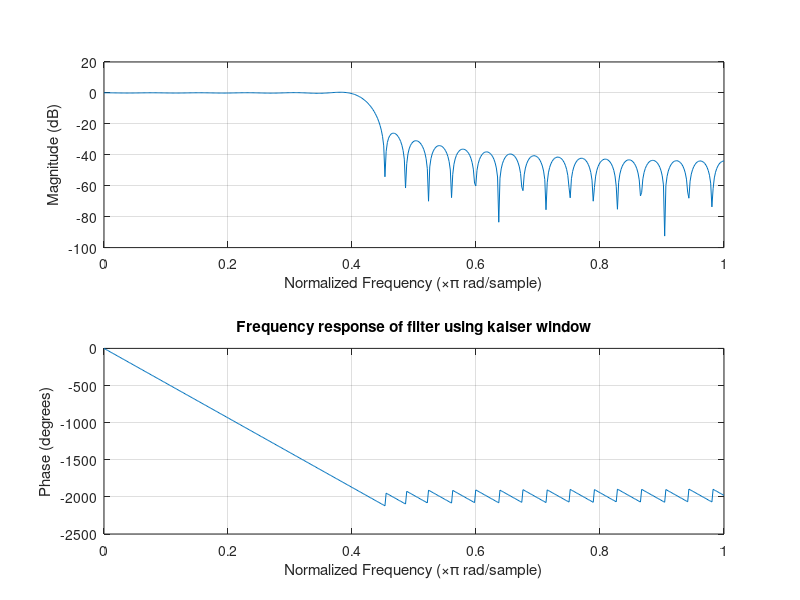
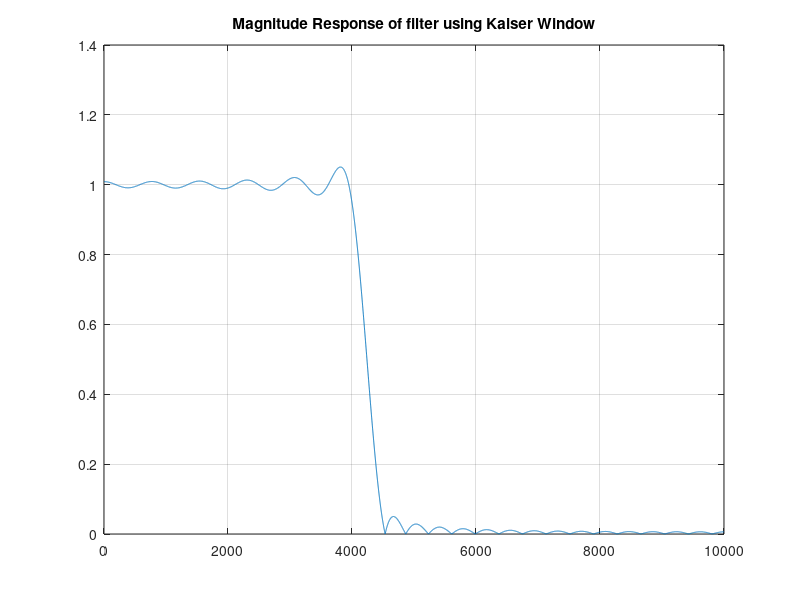
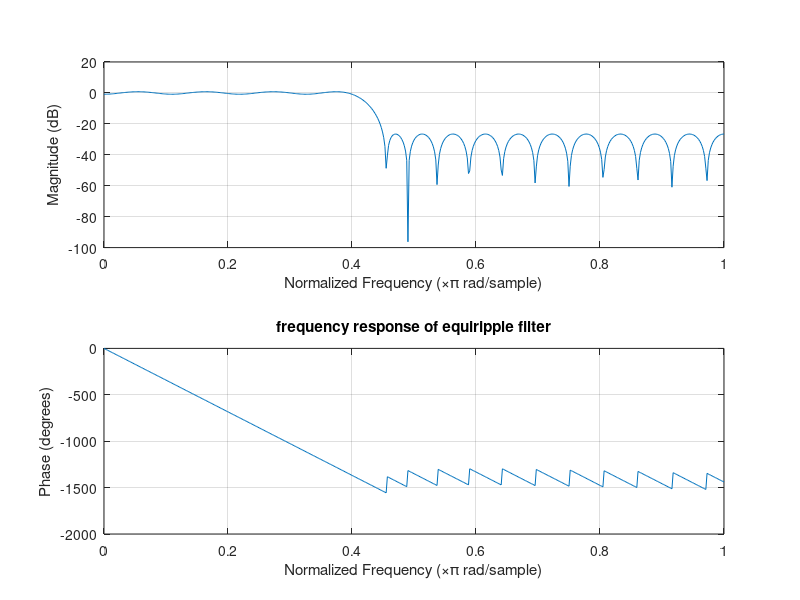
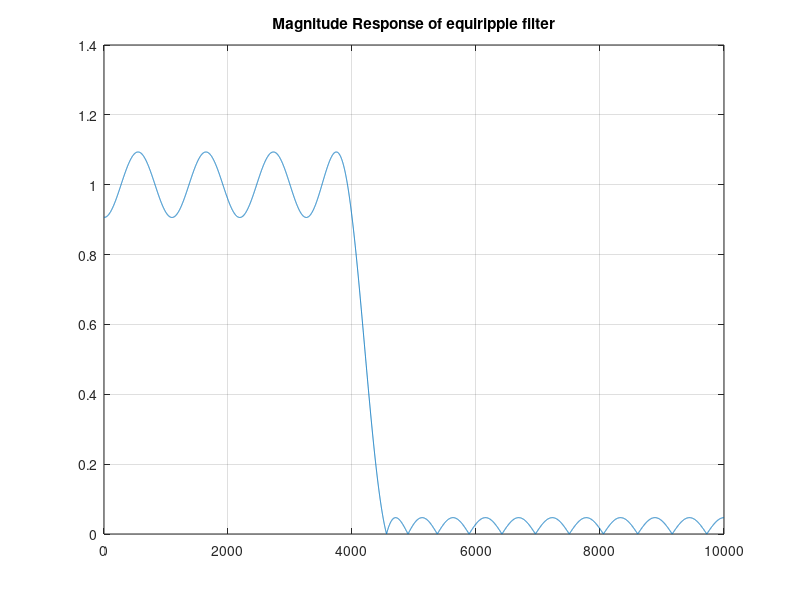

Write MATLAB code to recreate these figures, in order.
%% Minimum phase Equiripple filter
%
% Srilakshmi Alla

%% Clearing memory
clc;
clear all;
close all;

%% Given Specifications
wp=4000; %Passband Frequency
ws=4500; % Stopband Frequency
deltap=0.1; %Passband Ripple
deltas=0.05; % Stopband Ripple
fs = 20000; % Sampling Frequency
f = [wp ws];% vector of band edges 
a = [1 0];% a is a vector specifying the desired amplitude on the bands defined by f
dev = [deltap deltas];%The entries that specify the passband ripple and the stopband attenuation

%% Filter design using Kaiser Window

[n,Wn,beta,ftype] = kaiserord(f,a,dev,fs); % design parameters of the Kaiser Window
n = n + rem(n,2); %making order even
hh = fir1(n,Wn,ftype,kaiser(n+1,beta),'noscale'); % design the filter using the designed parameters

figure(1);
freqz(hh)
title('Frequency response of filter using kaiser window');

figure(2);
hh1=freqz(hh,1,10000,fs);
a1=abs(hh1); %Magnitude Response of filter using Kaiser Window
plot(a1);
title('Magnitude Response of filter using Kaiser Window');
grid on;

%% Equiripple filter

[n1,fo,ao,w] = firpmord(f,a,dev,fs); %parameters to design equiripple filter
n1 = n1 + rem(n1,2); % Making order even
b = firpm(n1,fo,ao,w); % designing filter using designed parameters

figure(3);
freqz(b);
title('frequency response of equiripple filter');

figure(4);
h=freqz(b,1,10000,fs);
a=abs(h);%Magnitude Response of equiripple filter 
plot(a);
title('Magnitude Response of equiripple filter')
grid on;

figure(5);
zplane(b);
title('Pole Zero plot of equiripple filter');

% After making order even the passband and stop band ripple changes

%Maximum Passband ripple
d1=max(a)-1;
disp(d1);

%Maximum Stopband ripple
d2=max(a(4501));
disp(d2);

%% Minimum Phase Equiripple filter


m=1:10000;

%Shifting the signal by d2(Maximum stopband ripple)

b1=b;
l=length(b1);
% Since this is a type-1 filter length will be odd and order will be even
l=l-rem(l,2); % making even
mid=((l/2)+1); % the index starts from 1 rather than 0 so 1 is added while calculating.
disp(mid);
b1(1,mid)=b(1,mid)+0.0491;% select middle value of impulse response(b) and add maximum stopband ripple (d2) to it

figure(6);
zplane(b1)%Pole Zero plot after adding shift of d2
title('Pole Zero plot after adding shift of d2');

% Roots

r1=sort(roots(b1),2); %finding zeros of shifted impulse response
r2=abs(r1); % Magnitude of Zeros
lm=(r2<=1);% gives logical matrix
r3=r1(lm); % new root matrix with roots less than or equal ro 1
b2=poly(r3); % polynomial formed from roots obtained

% The polynomial or impulse response obtained in about step has all roots inside the circle making it minimum phase filter.

figure(7);
zplane(b2);
title('Pole Zero plot of minimum phase equiripple filter');

figure(8);
freqz(b2);
h1=freqz(b2,1,10000,fs);
h2=(abs(h1));
plot(h2);
grid on;
title('Magnitude Response of minimum phase filter');


% Scaling h2 to unit gain
h3(:,:)=h2(1:4000);

% Maximum Passband Ripple in h2
p=max(h3);
disp(p);

% Minimum Passband Ripple in h2
q=min(h3);
disp(q);

% The Magnitude Response of Minimum Phase filter is scaled by factor of (2/(p+q))

h4=((2*h2)/(p+q));

figure(9);
plot(h4);
grid on;
title('Magnitude response of minimum phase equiripple filter after scaling');


%% Conclusion
%
%  Figures 10 and 11 shows frequency response and zplane of both linear  phase and minimum phase filter

figure(10);
plot(m,a,'b',m,h4,'r');
title('Magnitude response of both equiripple filter and  minimum phase equiripple filter');
grid on;


figure(11);
subplot(1,2,1);
zplane(b);
subplot(1,2,2);
zplane(b2);
title('Pole zero plot of linear phase filter and minimum phase filter');